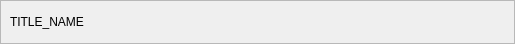
<?xml version="1.0" encoding="UTF-8"?>
<ui version="4.0">
 <class>TitleWidget</class>
 <widget class="QWidget" name="TitleWidget">
  <property name="geometry">
   <rect>
    <x>0</x>
    <y>0</y>
    <width>515</width>
    <height>44</height>
   </rect>
  </property>
  <property name="windowTitle">
   <string>TitleWidget</string>
  </property>
  <layout class="QHBoxLayout" name="horizontalLayout">
   <property name="leftMargin">
    <number>0</number>
   </property>
   <property name="topMargin">
    <number>0</number>
   </property>
   <property name="rightMargin">
    <number>0</number>
   </property>
   <property name="bottomMargin">
    <number>0</number>
   </property>
   <item>
    <widget class="QFrame" name="frameDock">
     <property name="frameShape">
      <enum>QFrame::StyledPanel</enum>
     </property>
     <property name="frameShadow">
      <enum>QFrame::Raised</enum>
     </property>
     <layout class="QHBoxLayout" name="horizontalLayout_2">
      <item>
       <widget class="QLabel" name="name">
        <property name="sizePolicy">
         <sizepolicy hsizetype="Maximum" vsizetype="Preferred">
          <horstretch>0</horstretch>
          <verstretch>0</verstretch>
         </sizepolicy>
        </property>
        <property name="layoutDirection">
         <enum>Qt::LeftToRight</enum>
        </property>
        <property name="frameShape">
         <enum>QFrame::NoFrame</enum>
        </property>
        <property name="text">
         <string>TITLE_NAME</string>
        </property>
       </widget>
      </item>
      <item>
       <spacer name="horizontalSpacer">
        <property name="orientation">
         <enum>Qt::Horizontal</enum>
        </property>
        <property name="sizeHint" stdset="0">
         <size>
          <width>40</width>
          <height>20</height>
         </size>
        </property>
       </spacer>
      </item>
      <item>
       <widget class="QPushButton" name="close">
        <property name="sizePolicy">
         <sizepolicy hsizetype="Maximum" vsizetype="Fixed">
          <horstretch>0</horstretch>
          <verstretch>0</verstretch>
         </sizepolicy>
        </property>
        <property name="layoutDirection">
         <enum>Qt::LeftToRight</enum>
        </property>
        <property name="text">
         <string/>
        </property>
        <property name="icon">
         <iconset>
          <normaloff>:/images/close</normaloff>:/images/close</iconset>
        </property>
        <property name="flat">
         <bool>true</bool>
        </property>
       </widget>
      </item>
     </layout>
    </widget>
   </item>
  </layout>
 </widget>
 <resources/>
 <connections/>
</ui>
